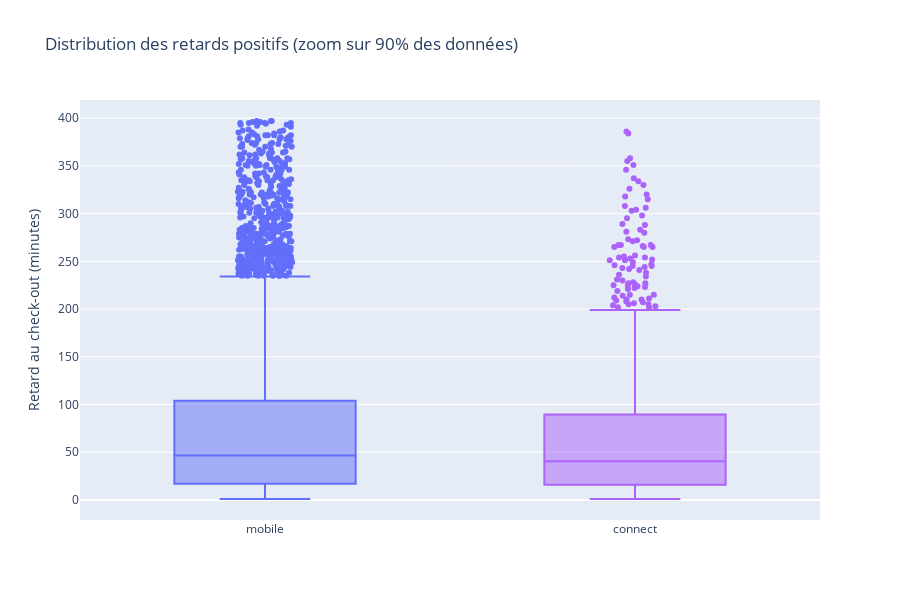

The notebook cell this image was saved under:
### Code cell
# Focus sur les retardataires seulement

# Couleurs par type de check-in
colors = {'mobile': '#636EFA', 'connect': '#ab63fa'} 
order_cat = ["mobile", "connect"]

# Filtrage des retards positifs
viz_only_late = viz_delay[viz_delay['delay_at_checkout'] > 0].copy()

# Création du subplot
fig_late = go.Figure()

# Ajout des boxplots par type de check-in
for c_type in order_cat:
    subset = viz_only_late[viz_only_late['checkin_type'] == c_type]
    
    fig_late.add_trace(
        go.Box(
            x=subset['checkin_type'],
            y=subset['delay_at_checkout'],
            name=c_type,
            marker_color=colors[c_type],
            boxpoints='outliers',
            jitter=0.3
        )
    )

# Mise à jour du layout
fig_late.update_layout(
    title="Distribution des retards positifs (zoom sur 90% des données)",
    xaxis=dict(categoryorder='array', categoryarray=order_cat),
    yaxis_title="Retard au check-out (minutes)",
    height=600,
    showlegend=False
)

fig.add_hline(y=0, line_dash="dash", line_color="black")

fig_late.show()

### Figure 1 — Plotly figure (JSON) as saved in the notebook; plotly's stock layout.template omitted (floating-point values rounded to 4 significant figures; data arrays with more than 128 entries replaced by an {"elided": "..."} marker saying what was removed)
{"data": [{"boxpoints": "outliers", "jitter": 0.3, "marker": {"color": "#636EFA"}, "name": "mobile", "type": "box", "x": {"elided": "7162 str values"}, "y": {"elided": "7162 float values"}}, {"boxpoints": "outliers", "jitter": 0.3, "marker": {"color": "#ab63fa"}, "name": "connect", "type": "box", "x": {"elided": "1424 str values"}, "y": {"elided": "1424 float values"}}], "layout": {"height": 600, "showlegend": false, "title": {"text": "Distribution des retards positifs (zoom sur 90% des données)"}, "xaxis": {"categoryarray": ["mobile", "connect"], "categoryorder": "array"}, "yaxis": {"title": {"text": "Retard au check-out (minutes)"}}}}
